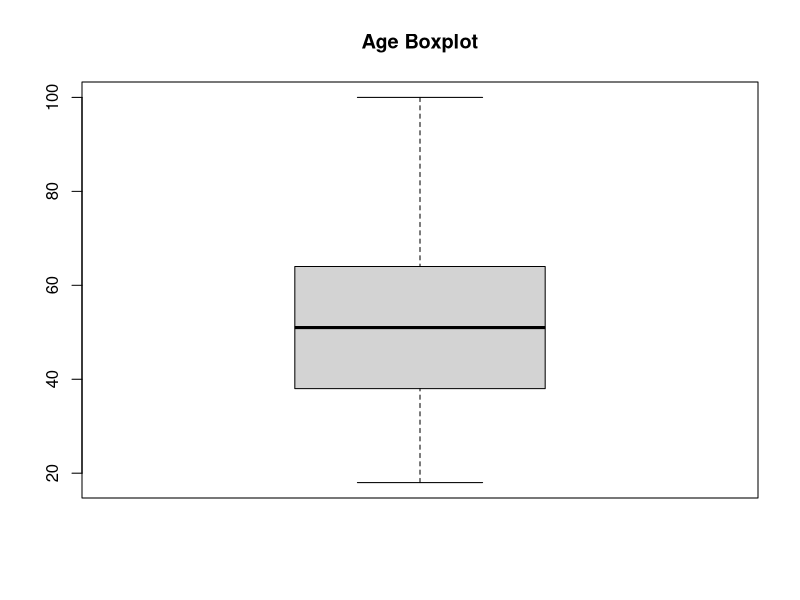
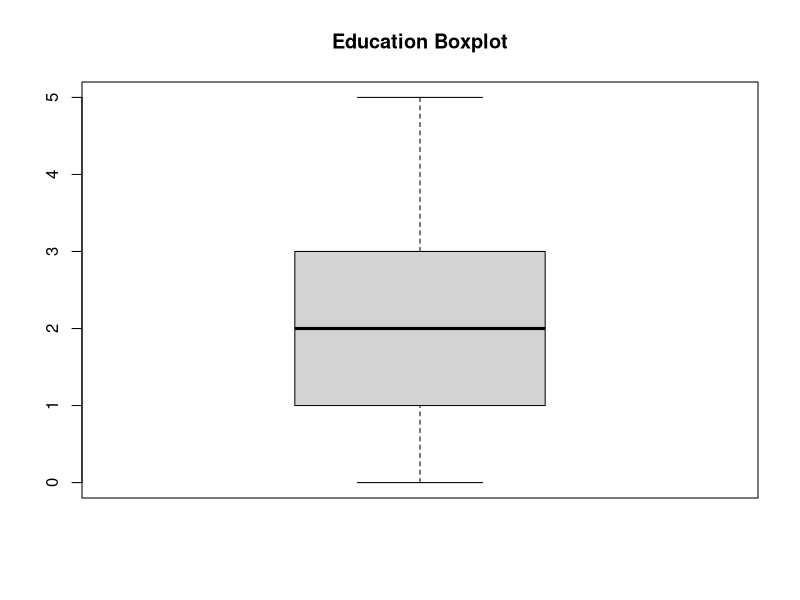
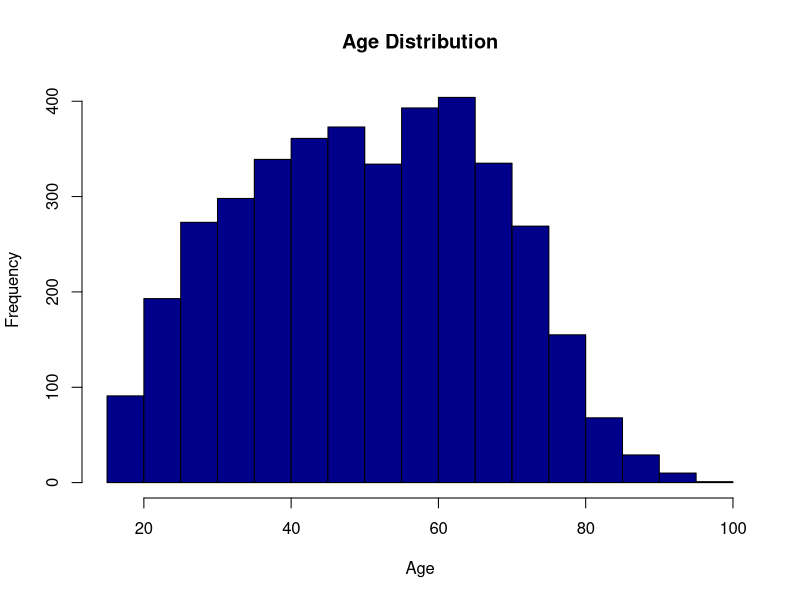
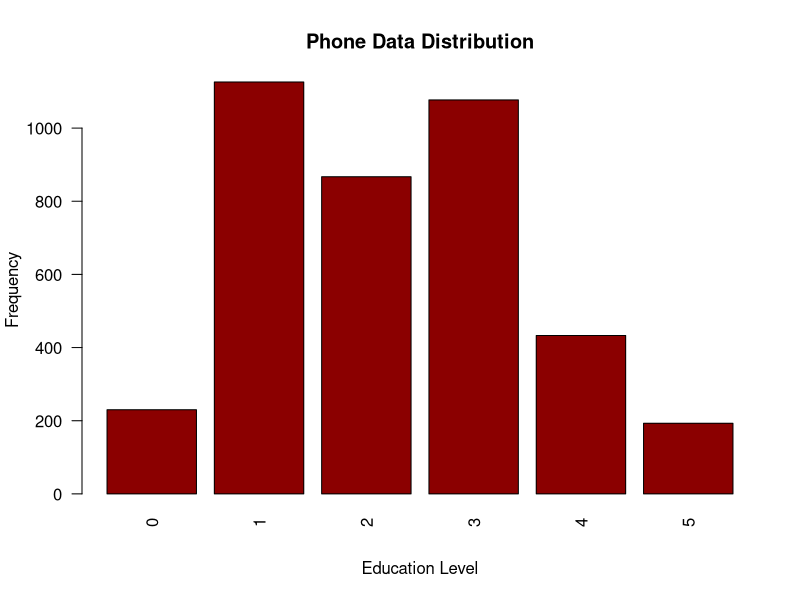
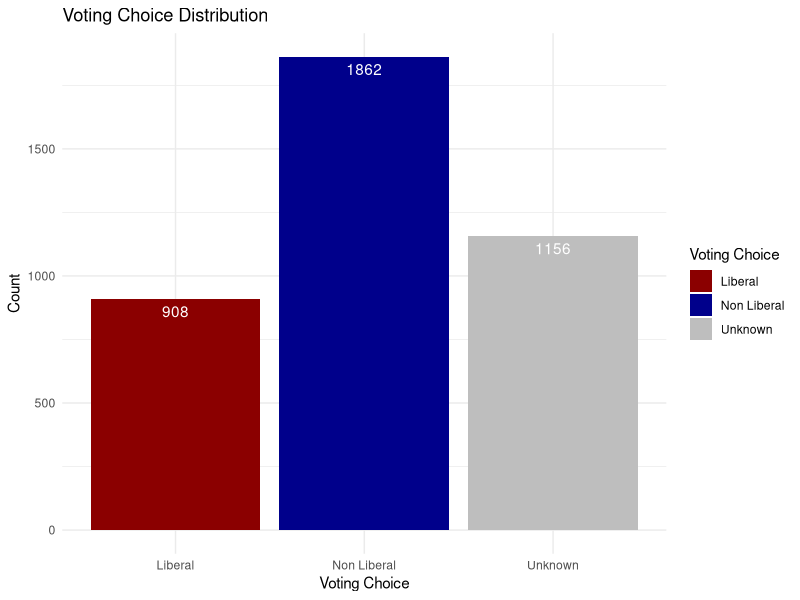
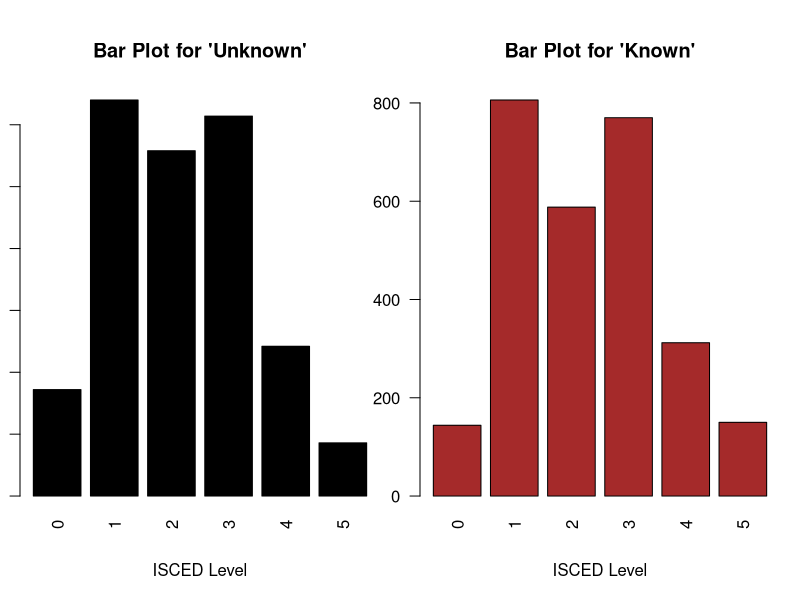

The R script that drew these images, in order:
## ---- chunk 1
library(tidyverse)
library(dplyr)
library(ggplot2)
library(broom)
library(knitr)

phone_data <- read_csv("ces_phone.csv")

## ---- chunk 2
#NA values in age, most likely to vote for (q11) and education level q(61)
na_count <- phone_data %>%
  summarize(
    q11 = sum(is.na(q11)),
    q61 = sum(is.na(q61)),
    age = sum(is.na(age))
  )

#removing NA values in q11 (81 is a low number)

phone_data <- phone_data %>% filter(!is.na(q11))

#Checking non response answers (-9, -8, -7 for q11 and q61) and valid age

no_response_count <- phone_data %>%
  summarize(
    q11 = sum(q11 < 0),
    q61 = sum(q61 < 0),
    # filtering out ages younger than 18
    age = sum(age < 18)
  )

#removing non response from q61 (11 is a small number)

phone_data <- phone_data %>% filter(q61 > 0)
## ---- chunk 3
# Data Cleaning: Convert q61 into ISCED
isced_mapping <- c(
  '1' = 0,  # ISCED 0 -> No school
  '2' = 0,  # ISCED 1 -> Some elem
  '3' = 0,  # ISCED 1 -> Elem
  '4' = 0,  # ISCED 2 -> Some high school
  '5' = 1,  # ISCED 3 -> High school diploma
  '6' = 1,  # ISCED 4 -> Some community college
  '7' = 2,  # ISCED 5 -> Community College
  '8' = 1,  # ISCED 6 -> Some university
  '9' = 3,  # ISCED 6 -> Bachelor
  '10' = 4,  # ISCED 7 -> Master
  '11' = 5  # ISCED 7 -> PHD
)

phone_data <- 
  phone_data %>%
  mutate(isced_level = isced_mapping[as.character(phone_data$q61)],
         voting_choice = case_when(
           phone_data$q11 == 1 ~ 'Liberal',
           phone_data$q11 < 0 ~ 'Unknown',
           phone_data$q11 != 1 ~ 'Non Liberal'
         ))

## ---- chunk 4

boxplot(phone_data$age,
        main = "Age Boxplot")
boxplot(phone_data$isced_level,
        main = "Education Boxplot")

## ---- chunk 5
#Age Distribution

hist(phone_data$age, main = "Age Distribution", xlab = "Age", col = "darkblue")
barplot(table(phone_data$isced_level),
        main = "Phone Data Distribution",
        xlab = "Education Level",
        ylab = "Frequency",
        col = "darkred",
        las = 2) 

## ---- chunk 6
vote_counts <- phone_data %>% group_by(voting_choice) %>% summarize(count = n())
## ---- chunk 7
ggplot(vote_counts, aes(x = voting_choice, y = count, fill = voting_choice)) +
  geom_bar(stat = "identity") +  # Create bar graph
  geom_text(aes(label = count), vjust = 1.5, color = "white") +  # Adjust text position
  labs(
    title = "Voting Choice Distribution",
    x = "Voting Choice",
    y = "Count",
    fill = "Voting Choice"
  ) +
  theme_minimal() + 
  scale_fill_manual(values = c("Liberal" = "darkred", "Non Liberal" = "darkblue", "Unknown" = "gray"))

## ---- chunk 8
phone_data_unknown <- phone_data %>% filter(voting_choice == 'Unknown')
phone_data_known <- phone_data %>% filter(voting_choice == 'Liberal' | voting_choice == 'Non Liberal')

par(mfrow = c(1, 2), mar = c(5, 1, 5, 1))

# Wrap the title text for better fitting
title_unknown <- "Bar Plot for 'Unknown'"
title_known <- "Bar Plot for 'Known'"

unknown_counts <- table(phone_data_unknown$isced_level)
barplot(unknown_counts, 
        main = strwrap(title_unknown, width = 40),
        xlab = "ISCED Level", 
        col = "black", 
        las = 2)  # Rotate x-axis labels for better readability

# Create bar plot for Known Distribution (Including NA as a category)
known_counts <- table(phone_data_known$isced_level)  # Get counts for each ISCED level
barplot(known_counts, 
        main = strwrap(title_known, width = 40),  # Wrap the title to fit within width
        xlab = "ISCED Level", 
        col = "brown", 
        las = 2)  # Rotate x-axis labels for better readability

# Reset the plotting area to default (1 plot)
par(mfrow = c(1, 1))
## ---- chunk 9
# converting voted_liberal to factor binary (Liberal = 1, Non-Liberal = 0)
phone_data$voting_choice <- factor(phone_data$voting_choice, levels = c("Non Liberal", "Liberal"))

# Ensure that ISCED level and age are numeric
phone_data$isced_level <- as.numeric(phone_data$isced_level)
phone_data$age <- as.numeric(phone_data$age)

phone_data <- phone_data %>%
  mutate(voting_choice = case_when(
    voting_choice == "Liberal" ~ 1,
    TRUE ~ 0
  ))

phone_data <- phone_data %>%
  filter(!is.na(voting_choice))
## ---- chunk 10

# Here you can run code to calculate your Confidence Intervals.

library(survey)

# Calculate the sample size for each statum
strata_sample_size <- numeric(6)
for (level in 0:5) {
  strata_sample_size[level+1] <- sum(phone_data$isced_level == level)
}

# population size derived from Statistics Canada
phone_data <- phone_data %>% 
  mutate(pop_fpc = case_when(isced_level == 0 ~ 4899580, # No diploma
                             isced_level == 1 ~ 8097295, # High school diploma
                             isced_level == 2 ~ 9252800, # Postsecondary below Bachelor
                             isced_level == 3 ~ 5295360, # Bachelor diploma
                             isced_level == 4 ~ 1740605, # Master's diploma
                             isced_level == 5 ~ 279660)) %>% # Doctorate
  mutate(samp_wt = case_when(isced_level == 0 ~ 4899580/strata_sample_size[1],
                             isced_level == 1 ~ 8097295/strata_sample_size[2],
                             isced_level == 2 ~ 9252800/strata_sample_size[3],
                             isced_level == 3 ~ 5295360/strata_sample_size[4],
                             isced_level == 4 ~ 1740605/strata_sample_size[5],
                             isced_level == 5 ~ 279660/strata_sample_size[6]))

strata_design <- svydesign(id=~1, strata=~isced_level, weights=~samp_wt, fpc=~pop_fpc, data=phone_data)

svymean(~voting_choice, design=strata_design)
confint(svymean(~voting_choice, design=strata_design))
## ---- chunk 11
logit_model <- svyglm(voting_choice ~ isced_level + age, 
                      design = strata_design, 
                      family = binomial)
